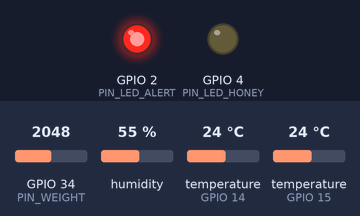
Bench run of a program on a simulated ESP32. Parts: output pins drawn as LEDs (lit = HIGH). The test bench sets the inputs (shaded band); at power-on: temperature (sensors on GPIO 15, GPIO 14) 24 °C, GPIO 34 (PIN_WEIGHT) = 2048, humidity 55 %. WiFi joins after 1.5 s; servers stay silent unless stated; uploads are accepted with an empty reply; what the program prints to the serial monitor is not drawn.

Above: at 16.6 s.
16.7 s: temperature (sensor on GPIO 15) set to 29.5 °C
30.1 s: temperature (sensor on GPIO 15) set to 30.4 °C
At 31.9 s:
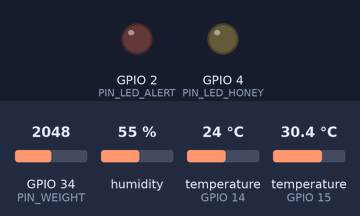
43.5 s: temperature (sensor on GPIO 15) set to 12 °C
At 52.0 s:
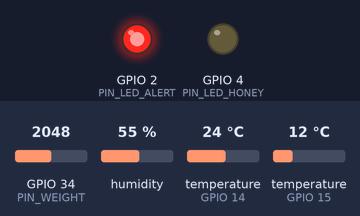
56.9 s: temperature (sensor on GPIO 15) set to 33 °C
At 72.0 s:
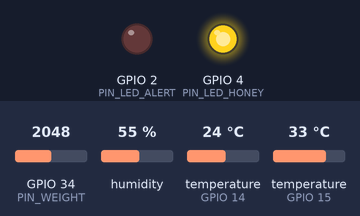
Timing chart, 0 to 82.2 s (numbered marks = the images above; inputs shaded):
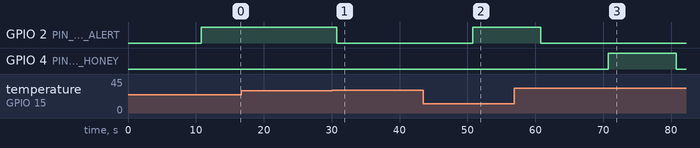

Measured:
- the behaviour switches between 29.9 and 30 °C on temperature (sensor on GPIO 15) (found by bisection; images 0 and 1)
- after the input at 16.7 s, every drawn part: stays the same
- after the input at 30.1 s, GPIO 2 (PIN_LED_ALERT): HIGH → LOW after 0.67 s
- after the input at 43.5 s, GPIO 2 (PIN_LED_ALERT): LOW → HIGH after 7.3 s
- after the input at 56.9 s, GPIO 2 (PIN_LED_ALERT): HIGH → LOW after 3.9 s

The program:

main.cpp
```cpp
#include <Arduino.h>
#include <WiFi.h>
#include <HTTPClient.h>
#include <DHT.h>
#include <OneWire.h>
#include <DallasTemperature.h>

// NODE B - Beehive Monitor
// Smart Farm AI v3.0
// Telemetry via HTTP POST to FastAPI backend (same code in simulation and on real hardware)
// In Wokwi: set API_HOST to your PC's LAN IP (e.g. 192.168.1.10)
// On real hardware: set API_HOST to your server's IP or domain

// ---------------------------------------------------------------------------
// CONFIG - change only these two lines between simulation and production
// ---------------------------------------------------------------------------
const char* WIFI_SSID = "Wokwi-GUEST";   // real hardware: your WiFi SSID
const char* WIFI_PASS = "";               // real hardware: your WiFi password
const char* API_HOST  = "192.168.1.48";  // PC LAN IP — update if your IP changes
const int   API_PORT  = 8000;
// ---------------------------------------------------------------------------

#define PIN_WEIGHT     34
#define PIN_DHT        14
#define PIN_HIVE_TEMP  15
#define PIN_LED_ALERT   2
#define PIN_LED_HONEY   4

const float HIVE_TEMP_MIN  = 30.0f;
const float HIVE_TEMP_MAX  = 38.0f;
const float EXT_HUM_MAX    = 85.0f;
const float SWARM_DELTA    =  2.0f;
const float HONEY_GAIN     =  0.5f;

const unsigned long READ_INTERVAL   = 10000UL;
const unsigned long WIFI_CHECK_MS   = 15000UL;
const unsigned long SWARM_PERIOD_MS = 60000UL;  // 60s in simulation; use 3600000UL on real hardware

DHT               dht(PIN_DHT, DHT22);
OneWire           oneWire(PIN_HIVE_TEMP);
DallasTemperature hiveSensor(&oneWire);

float g_weight  = 20.0f;
float g_hiveTmp = 34.0f;
float g_extTemp = 25.0f;
float g_extHum  = 60.0f;

float         g_prevWeight     = 20.0f;
unsigned long g_prevWeightTime = 0;
bool          g_online         = false;
unsigned long g_lastRead       = 0;

// Forward declarations
void readSensors();
void checkAlerts();
void sendTelemetry();
void postMetric(const char* metric, float value);
void publishAlert(const char* code, String detail);
void connectWifi();
void checkWifi();

// ---------------------------------------------------------------------------
void setup() {
  Serial.begin(115200);
  delay(500);

  pinMode(PIN_LED_ALERT, OUTPUT); digitalWrite(PIN_LED_ALERT, LOW);
  pinMode(PIN_LED_HONEY, OUTPUT); digitalWrite(PIN_LED_HONEY, LOW);

  dht.begin();
  hiveSensor.begin();

  Serial.println("[NODE_B] Boot -- Smart Farm Beehive Monitor v3.0");
  connectWifi();

  g_prevWeightTime = millis();
}

void loop() {
  checkWifi();

  unsigned long now = millis();
  if (now - g_lastRead >= READ_INTERVAL) {
    g_lastRead = now;
    readSensors();
    checkAlerts();
    sendTelemetry();
  }
}

// ---------------------------------------------------------------------------
void readSensors() {
  g_weight = analogRead(PIN_WEIGHT) * 50.0f / 4095.0f;

  float h = dht.readHumidity();
  float t = dht.readTemperature();
  if (!isnan(h)) g_extHum  = h;
  if (!isnan(t)) g_extTemp = t;

  hiveSensor.requestTemperatures();
  float ht = hiveSensor.getTempCByIndex(0);
  if (ht != DEVICE_DISCONNECTED_C) g_hiveTmp = ht;
}

void checkAlerts() {
  bool alert = false;
  bool honey = false;

  unsigned long elapsed = millis() - g_prevWeightTime;
  if (elapsed >= SWARM_PERIOD_MS) {
    float delta = g_weight - g_prevWeight;
    if (delta < -SWARM_DELTA) {
      publishAlert("SWARM_RISK", "weight_delta=" + String(delta, 1) + "kg");
      alert = true;
    } else if (delta > HONEY_GAIN) {
      Serial.println("[INFO] HONEY_FLOW gain=" + String(delta, 1) + "kg");
      honey = true;
    }
    g_prevWeight     = g_weight;
    g_prevWeightTime = millis();
  }

  if (g_hiveTmp < HIVE_TEMP_MIN || g_hiveTmp > HIVE_TEMP_MAX) {
    publishAlert("THERMAL_FAULT", "hive_temp=" + String(g_hiveTmp, 1));
    alert = true;
  }

  if (g_extHum > EXT_HUM_MAX)
    Serial.println("[WARN] HIGH_HUMIDITY ext_hum=" + String(g_extHum, 1) + "%");

  digitalWrite(PIN_LED_ALERT, alert ? HIGH : LOW);
  digitalWrite(PIN_LED_HONEY, honey ? HIGH : LOW);
}

// ---------------------------------------------------------------------------
// HTTP POST each metric to /api/v1/iot/telemetry
// Serial log kept for debugging in both simulation and real hardware
// ---------------------------------------------------------------------------
void sendTelemetry() {
  Serial.print("[NODE_B] weight:");  Serial.print(g_weight, 1);
  Serial.print(" hive_temp:");       Serial.print(g_hiveTmp, 1);
  Serial.print(" ext_temp:");        Serial.print(g_extTemp, 1);
  Serial.print(" ext_hum:");         Serial.println(g_extHum, 1);

  if (!g_online) return;

  postMetric("weight",    g_weight);
  postMetric("hive_temp", g_hiveTmp);
  postMetric("ext_temp",  g_extTemp);
  postMetric("ext_hum",   g_extHum);
}

void postMetric(const char* metric, float value) {
  HTTPClient http;
  String url = String("http://") + API_HOST + ":" + API_PORT + "/api/v1/iot/telemetry";
  http.begin(url);
  http.addHeader("Content-Type", "application/json");
  http.setTimeout(3000);

  String body = "{\"node\":\"NODE_B\",\"metric\":\"" + String(metric) + "\",\"value\":" + String(value, 4) + "}";
  int code = http.POST(body);
  if (code < 0) {
    Serial.println("[HTTP] Error posting " + String(metric) + ": " + http.errorToString(code));
  }
  http.end();
}

void publishAlert(const char* code, String detail) {
  Serial.print("[ALERT] "); Serial.print(code);
  Serial.print("  ");       Serial.println(detail);
}

// ---------------------------------------------------------------------------
void connectWifi() {
  Serial.println("[WIFI] Connecting to " + String(WIFI_SSID));
  WiFi.begin(WIFI_SSID, WIFI_PASS);
  unsigned long start = millis();
  while (WiFi.status() != WL_CONNECTED && millis() - start < 8000) {
    delay(300); Serial.print(".");
  }
  if (WiFi.status() == WL_CONNECTED) {
    g_online = true;
    Serial.println("\n[WIFI] Connected -- IP: " + WiFi.localIP().toString());
  } else {
    g_online = false;
    Serial.println("\n[WIFI] OFFLINE -- Serial-only telemetry");
  }
}

void checkWifi() {
  static unsigned long lastCheck = 0;
  if (millis() - lastCheck < WIFI_CHECK_MS) return;
  lastCheck = millis();
  if (WiFi.status() != WL_CONNECTED) {
    if (g_online) { g_online = false; Serial.println("[WIFI] Lost"); }
    WiFi.reconnect();
  } else if (!g_online) {
    g_online = true;
    Serial.println("[WIFI] Reconnected");
  }
}
```
